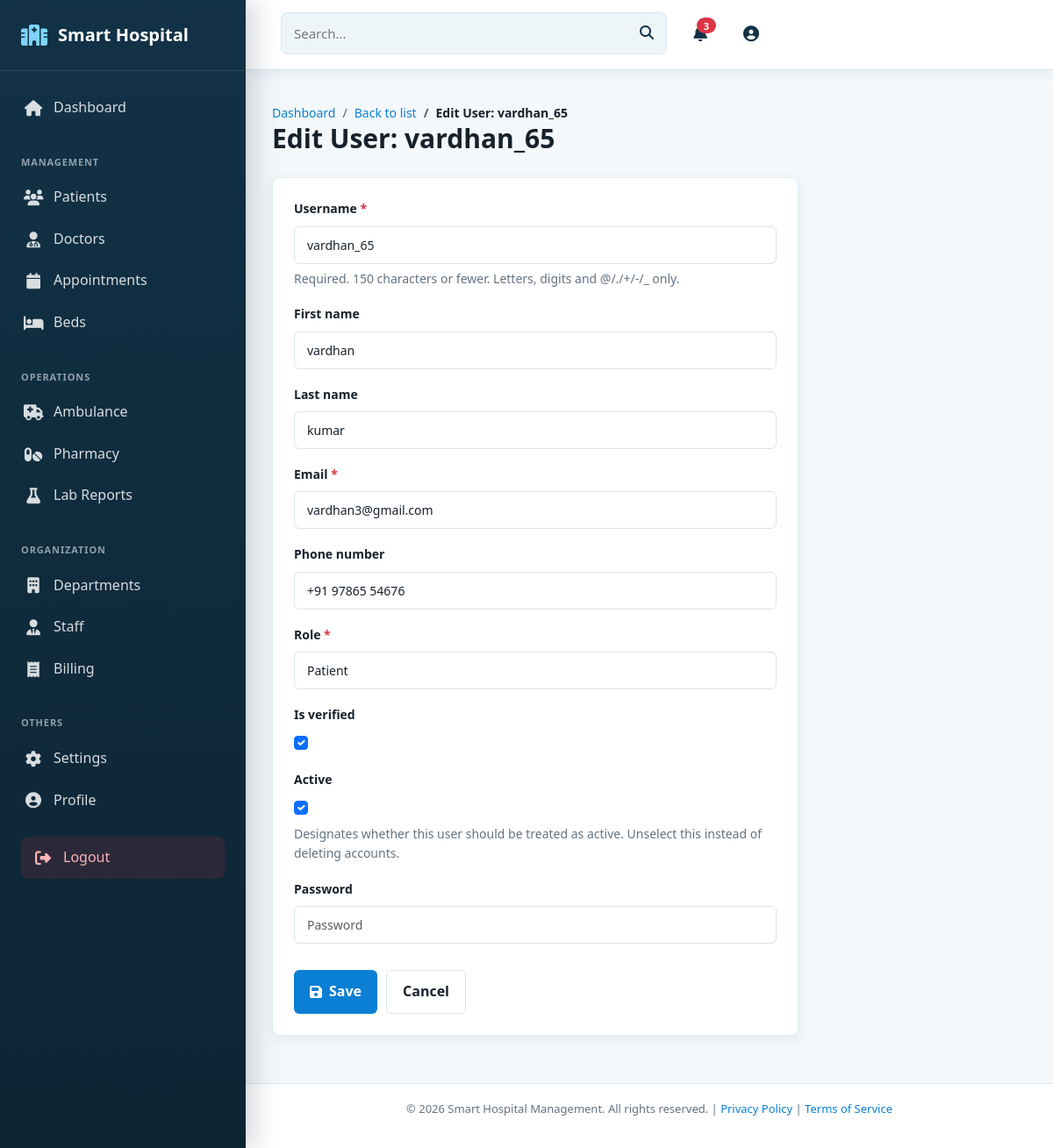
The app's page /accounts/users/6/edit/ (signed in) with its own data.
### accounts/models.py (models this page shows, shortened)
class User(AbstractUser):
    class Roles(models.TextChoices):
        SUPER_ADMIN = "SUPER_ADMIN", "Super Admin"
        PATIENT = "PATIENT", "Patient"
        DOCTOR = "DOCTOR", "Doctor"
        ADMIN = "ADMIN", "Admin"
        NURSE = "NURSE", "Nurse"
    email = models.EmailField(unique=True)
    role = models.CharField(max_length=30, choices=Roles.choices, default=Roles.PATIENT)
    phone_number = models.CharField(max_length=15, blank=True, null=True)
    profile_picture = models.ImageField(upload_to="profiles/", blank=True, null=True)
    is_verified = models.BooleanField(default=False)
    created_at = models.DateTimeField(auto_now_add=True)
    updated_at = models.DateTimeField(auto_now=True)

### accounts/views.py (the view)
# urls.py: path("users/<int:pk>/edit/", views.user_update, name="user_update"),
@login_required
def user_update(request, pk):
    if not (request.user.is_staff or request.user.is_superuser or request.user.is_admin_role()):
        return HttpResponseForbidden("You do not have permission to access this page.")
    user_obj = get_object_or_404(User, pk=pk)
    form = UserForm(request.POST or None, instance=user_obj)
    if request.method == "POST" and form.is_valid():
        form.save()
        messages.success(request, f"User {user_obj.username} updated successfully.")
        return redirect("accounts:user_list")
    return render(
        request,
        "accounts/user_form.html",
        {"form": form, "title": f"Edit User: {user_obj.username}"},
    )

### accounts/forms.py (shortened to what this page needs)
class UserForm(forms.ModelForm):
    password = forms.CharField(
        widget=forms.PasswordInput(
            attrs={"class": "form-control", "placeholder": "Password"}
        ),
        required=False,
    )
    class Meta:
        model = User
        fields = [
            "username",
            "first_name",
            "last_name",
            "email",
            "phone_number",
            "role",
            "is_verified",
            "is_active",
        ]
        widgets = {
            "username": forms.TextInput(attrs={"class": "form-control"}),
            "first_name": forms.TextInput(attrs={"class": "form-control"}),
            "last_name": forms.TextInput(attrs={"class": "form-control"}),
            "email": forms.EmailInput(attrs={"class": "form-control"}),
            "phone_number": forms.TextInput(attrs={"class": "form-control"}),
            "role": forms.Select(attrs={"class": "form-control"}),
            "is_verified": forms.CheckboxInput(attrs={"class": "form-check-input"}),
            "is_active": forms.CheckboxInput(attrs={"class": "form-check-input"}),
        }

### templates/accounts/user_form.html
{% extends 'management/form.html' %}
{% load static %}

### templates/management/form.html (shortened to what this page needs)
{% extends 'base.html' %}
{% load static %}
{% block content %}
<div class="page-header">
    <div>
        <nav aria-label="breadcrumb">
            <ol class="breadcrumb">
                <li class="breadcrumb-item"><a href="{% url 'home' %}">Dashboard</a></li>
                <li class="breadcrumb-item"><a href="{{ list_url }}">Back to list</a></li>
                <li class="breadcrumb-item active">{{ title }}</li>
            </ol>
        </nav>
        <h1 class="page-title">{{ title }}</h1>
    </div>
</div>
<form method="post" class="form-card" novalidate>
    {% for field in form %}
        <div class="form-group">
            <label class="form-label" for="{{ field.id_for_label }}">
                {{ field.label }}
                {% if field.field.required %}<span class="required">*</span>{% endif %}
            </label>
            {{ field }}
            {% if field.help_text %}
                <small class="form-text">{{ field.help_text }}</small>
            {% endif %}
        </div>
    {% endfor %}
    <div class="form-buttons">
        <button type="submit" class="btn-primary">
            <i class="fas fa-save"></i> Save
        </button>
        <a href="{{ list_url }}" class="btn-secondary">Cancel</a>
    </div>
</form>
{% endblock %}

### static/css/style.css (style rules this page uses)
* { margin: 0; padding: 0; box-sizing: border-box; }
:root { --primary-color: #123247; --secondary-color: #0b7fd3; --accent-color: #ef5d60; --success-color: #1f9d63; --warning-color: #d99717; --danger-color: #dc3545; --info-color: #2f9eca; --dark-bg: #0e1f2b; --light-bg: #f4f8fb; --border-color: #d9e4ec; --text-dark: #17212b; --text-light: #637282; --surface: #ffffff; --surface-muted: #eef5f9; --shadow-sm: 0 4px 14px rgba(18, 50, 71, 0.08); --shadow-md: 0 12px 30px rgba(18, 50, 71, 0.14); --transition: all 0.3s ease; --sidebar-width: 280px; --header-height: 80px; }
html, body { height: 100%; }
body { font-family: 'Segoe UI', Tahoma, Geneva, Verdana, sans-serif; background: radial-gradient(circle at top left, rgba(11, 127, 211, 0.08), transparent 32rem), var(--light-bg); color: var(--text-dark); line-height: 1.6; }
.page-header { display: flex; justify-content: space-between; align-items: center; margin-bottom: 30px; }
.page-title { font-size: 28px; font-weight: 700; color: var(--text-dark); }
.breadcrumb { background: none; padding: 0; margin-bottom: 15px; }
.breadcrumb-item { color: var(--text-light); }
.breadcrumb-item.active { color: var(--text-dark); font-weight: 600; }
.breadcrumb-item a { color: var(--secondary-color); text-decoration: none; }
.form-card { background: var(--surface); border-radius: 8px; padding: 30px; box-shadow: var(--shadow-sm); max-width: 600px; }
.form-group { margin-bottom: 20px; }
.form-label { display: block; margin-bottom: 8px; font-weight: 600; color: var(--text-dark); font-size: 14px; }
.form-label .required { color: var(--danger-color); }
.form-control { width: 100%; padding: 10px 15px; border: 1px solid var(--border-color); border-radius: 6px; font-size: 14px; transition: var(--transition); }
select.form-control { cursor: pointer; }
.form-card input:not([type="checkbox"]):not([type="radio"]), .form-card select, .form-card textarea { width: 100%; padding: 10px 15px; border: 1px solid var(--border-color); border-radius: 6px; background-color: white; color: var(--text-dark); font-size: 14px; transition: var(--transition); }
.form-text { color: var(--text-light); display: block; margin-top: 6px; }
.form-check-input { cursor: pointer; }
.form-buttons { display: flex; gap: 10px; margin-top: 30px; }
.btn-primary { display: inline-flex; align-items: center; justify-content: center; gap: 8px; padding: 12px 30px; background-color: var(--secondary-color); color: white; border: none; border-radius: 6px; font-weight: 600; cursor: pointer; transition: var(--transition); }
.btn-secondary { display: inline-flex; align-items: center; justify-content: center; padding: 12px 30px; background-color: white; color: var(--text-dark); border: 1px solid var(--border-color); border-radius: 6px; font-weight: 600; cursor: pointer; transition: var(--transition); text-decoration: none; }
@media (max-width: 1200px) { :root { --sidebar-width: 250px; } }

### templates/base.html (style rules this page uses)
* { box-sizing: border-box; }
html, body { min-height: 100%; }
body { margin: 0; background: #f4f8fb; color: #17212b; font-family: "Segoe UI", Arial, sans-serif; }
.page-header { display: flex; align-items: flex-start; justify-content: space-between; gap: 16px; margin-bottom: 26px; }
.page-title { margin: 0; color: #17212b; font-size: 30px; font-weight: 750; }
.breadcrumb { margin: 8px 0 0; padding: 0; background: transparent; font-size: 14px; }
.stat-card, .table-card, .form-card { background: #fff; border: 1px solid #e2edf3; border-radius: 8px; box-shadow: 0 4px 14px rgba(18, 50, 71, 0.08); }
.table-card, .form-card { padding: 24px; margin-bottom: 24px; }
.add-btn, .btn-primary, .btn-secondary, .btn-sm { display: inline-flex; align-items: center; justify-content: center; gap: 8px; border-radius: 6px; text-decoration: none; font-weight: 700; border: 0; }
.add-btn, .btn-primary, .btn-view { background: #0b7fd3; color: #fff; }
.add-btn, .btn-primary, .btn-secondary { padding: 11px 18px; }
.btn-secondary { background: #fff; color: #17212b; border: 1px solid #d9e4ec; }
.form-group { margin-bottom: 18px; }
.form-label { display: block; margin-bottom: 8px; color: #17212b; font-size: 14px; font-weight: 700; }
.form-card input:not([type="checkbox"]):not([type="radio"]), .form-card select, .form-card textarea, .form-control, .search-input { width: 100%; padding: 10px 14px; border: 1px solid #d9e4ec; border-radius: 6px; background: #fff; color: #17212b; outline: 0; }
.form-buttons, .action-buttons { display: flex; flex-wrap: wrap; gap: 10px; }

### records on screen
User: form "vardhan_65" "vardhan" "kumar" "vardhan3@gmail.com" "+91 97865 54676" "Patient" "☑" "☑"

### other values on screen
{{ title }} "Edit User: vardhan_65"
{{ field.label }} "Username" "First name" "Last name" "Email" "Phone number" "Role" "Is verified" "Active" "Password"
{{ field.help_text }} "Required. 150 characters or fewer. Letters, digits and @/./+/-/_ only." "Designates whether this user should be treated as active. Unselect this instead of deleting accounts."
